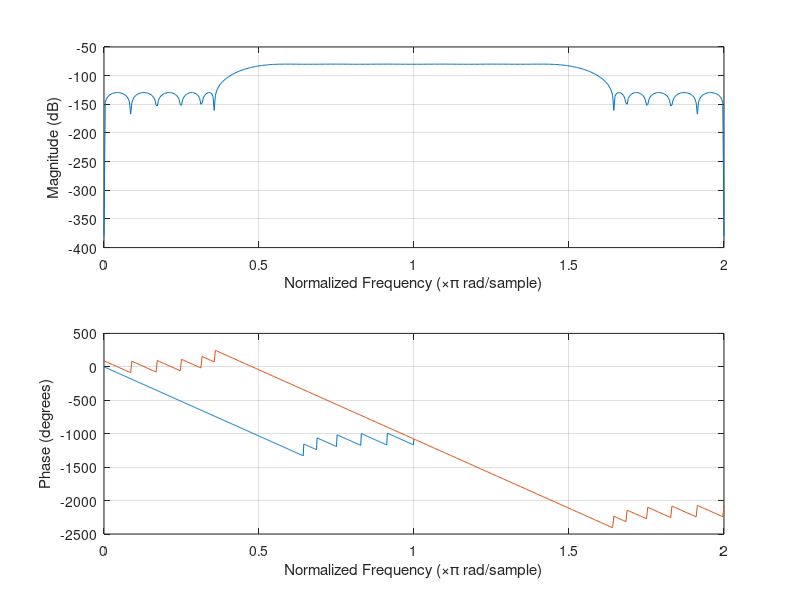
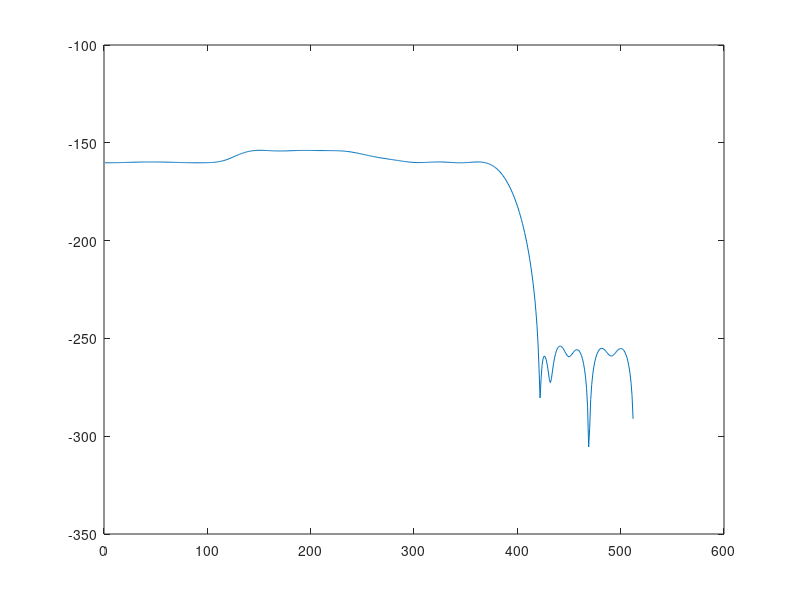

Source code (MATLAB) for these figures, in order:
clear all;

% H0(z) specifications
% Rp = 0.5;   %dB
% Rs = 30;    %dB
Rp = 0.1;
Rs = 50;

Rp_linear = min([(1-10^(-Rp/20)) (10^(Rp/20)-1)]);

% Transition band width
dw = 0.1*pi;

M = 2;
% wp = (pi/6);
% ws = (pi/4);
wp = 0.4385*pi;
ws = 0.6385*pi;

f = pi;
fs = 2*pi;

[n,fo,mo,w] = firpmord( [wp/pi ws/pi], [1 0], [Rp_linear 10^(-Rs/20)]);
b0 = firpm(n,fo,mo,w);
b1 = b0.*exp(1j*pi*(0:length(b0)-1));

% b0 = downsample(b0,M);
% b1 = downsample(b1,M);
H0 = freqz(b0,10000);
H1 = freqz(b1,10000);

He = abs(H0).^2 + abs(H1).^2;

figure(1)
hold on
freqz(b0,10000);
hold on
freqz(b1,10000);

figure(2)
plot(20*log10(abs(He)));
